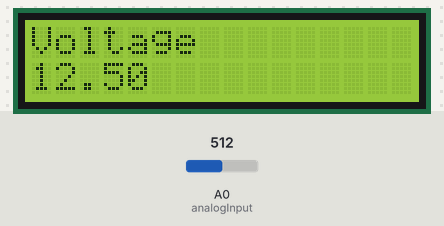
A sketch run on a simulated Arduino Uno, built with avr-gcc and run on an emulated ATmega328P. On the bench: 16×2 character LCD. The test bench sets the inputs (shaded band); at power-on: A0 (analogInput) = 512. What the sketch prints to the serial monitor is not drawn.

Above: at 4.2 s.
4.3 s: A0 (analogInput) set to 716
At 5.9 s:
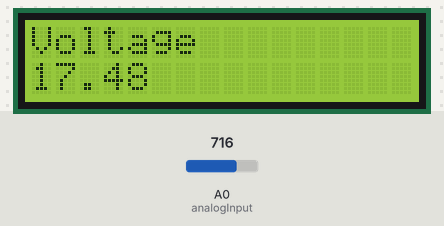
6.5 s: A0 (analogInput) set to 900
At 7.6 s:
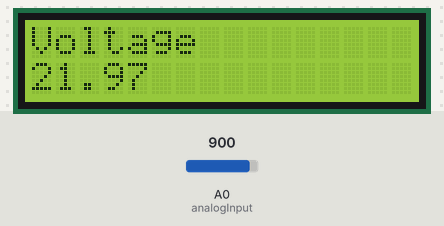
8.5 s: A0 (analogInput) set to 1023
At 9.4 s:
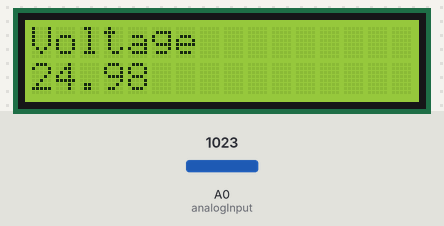
Timing chart, 0 to 11.5 s (numbered marks = the images above; inputs shaded):
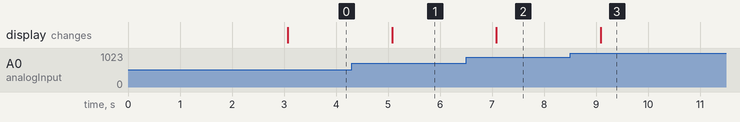

Measured:
- after the input at 4.3 s, the display: changes after 0.78 s (image 1)
- after the input at 6.5 s, the display: changes after 0.58 s (image 2)
- after the input at 8.5 s, the display: changes after 0.59 s (image 3)

The sketch:

Arduino_16x2_Lcd_Voltmeter.ino
```cpp
// Viral Science www.viralsciencecreativity.com www.youtube.com/c/viralscience
// Arduino OLED Voltmeter


#include <LiquidCrystal.h>
LiquidCrystal lcd(12,11,10,9,8,7);

int analogInput = A0;  //Sensor Input

void setup() {
  pinMode(analogInput, INPUT);
  Serial.begin(9600);
  Serial.println("VOLTMETER");
   lcd.begin(16,2);
  lcd.print("  Welcome To");
  lcd.setCursor(0, 1);
  lcd.print("JustDoElectronic");
  delay(3000);
  lcd.clear();
}

float vout = 0.0;
float vin = 0.0;

float R1 = 30000.0;
float R2 = 7500.0;

int value = 0;

void loop() {

  value = analogRead(analogInput);
  vout = (value * 5.0) / 1024.0;
  vin = vout / (R2 / (R1 + R2));

  Serial.print("INPUT Voltage= ");
  Serial.println(vin, 2);
  lcd.setCursor(0, 0);
  lcd.print("Voltage");
  lcd.setCursor(0, 1);
  lcd.print(vin);


  delay(1000);


}
```
